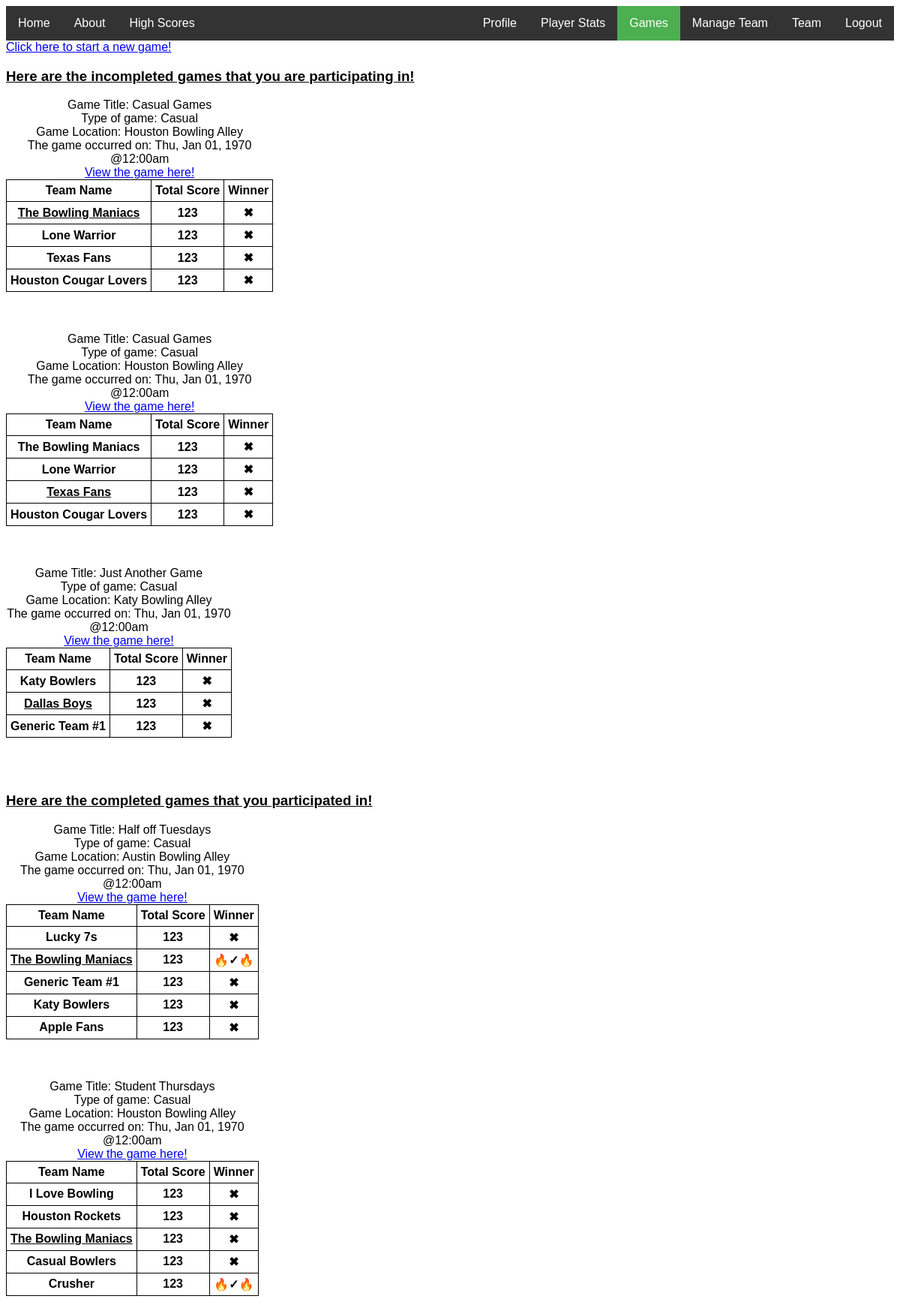
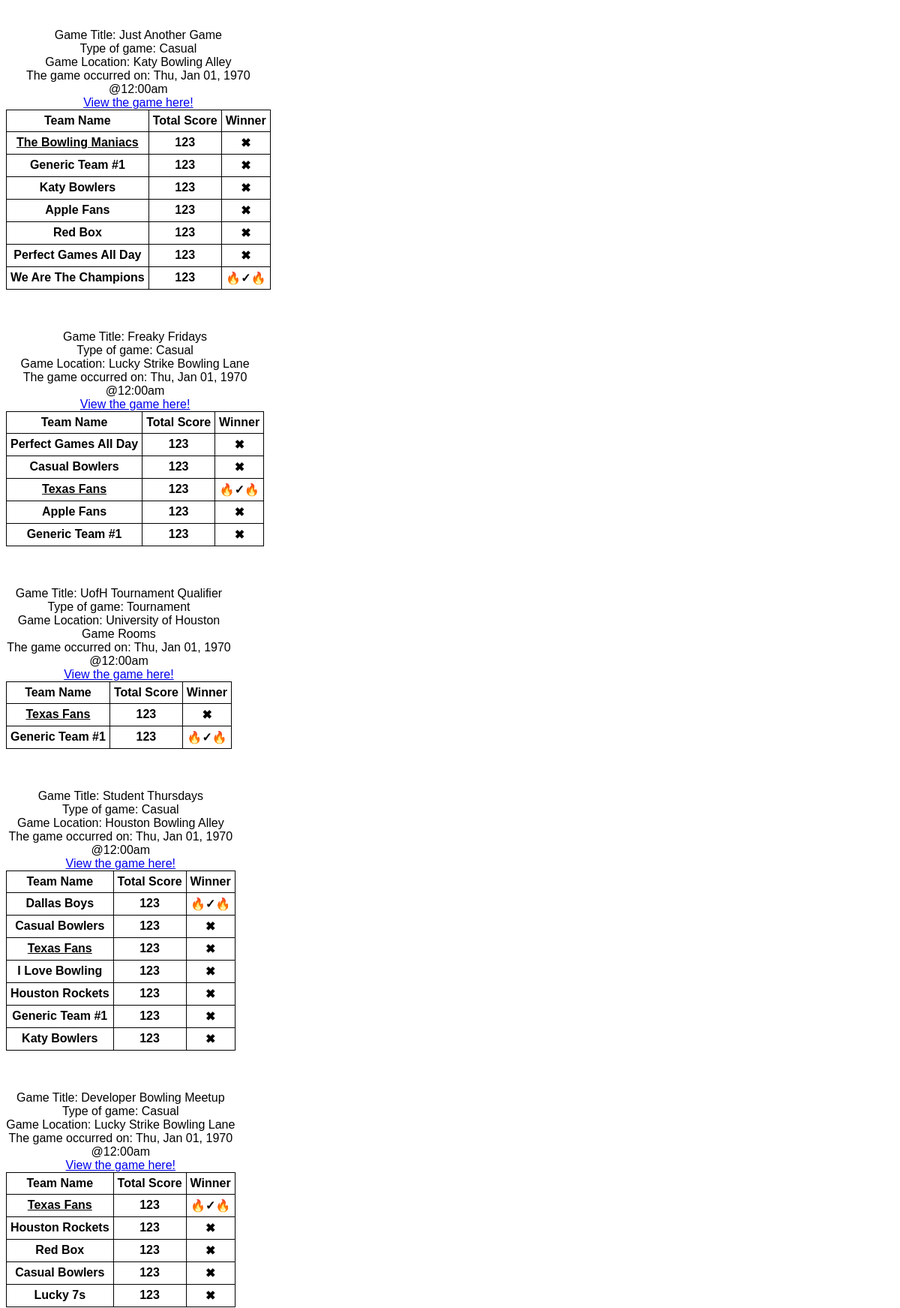
Screenshot of /games.php (signed in, upper part) with the database file from the repository (2 pictures, top to bottom).
### tables this page shows
CREATE TABLE Game (
  Game_ID             INT PRIMARY KEY AUTO_INCREMENT,
  Teams               VARCHAR(100) not null,  
  Game_Start_Time     DATETIME,
  Game_End_Time       DATETIME,
  Winner_Team_ID      INT          null,
  Title               VARCHAR(100)  not null,
  Location_ID         INT,
  Event_Type          ENUM('Casual', 'Tournament') DEFAULT 'Casual',
  Game_Finished       BOOLEAN DEFAULT FALSE,
  Date_Added          DATETIME,
  Last_Date_Modified  DATETIME,
  FOREIGN KEY (Winner_Team_ID) REFERENCES Team(Team_ID),
  FOREIGN KEY (Location_ID) REFERENCES Game_Location(Game_Location_ID)
);

CREATE TABLE Game_Location (
  Game_Location_ID    INT PRIMARY KEY AUTO_INCREMENT,
  Game_Address        VARCHAR(100) not null,
  Game_Location_Name  VARCHAR(100) not null,
  Date_Added          DATETIME,
  Last_Date_Modified  DATETIME
);

CREATE TABLE Team (
  Team_ID             INT             PRIMARY KEY AUTO_INCREMENT,
  Name                VARCHAR(50)	    NOT NULL,
  Leader              INT			        NOT NULL,
  Date_Created        DATETIME,
  Game_Count          INT			        DEFAULT 0,
  Win_Count           INT			        DEFAULT 0,
  Player_1	          INT             NULL,
  Player_2	          INT             NULL,
  Player_3	          INT             NULL,
  Player_4	          INT             NULL,
  Player_5	          INT             NULL,
  Date_Added          DATETIME,
  Last_Date_Modified  DATETIME,
  FOREIGN KEY    (Leader)       REFERENCES Players(Player_ID)
    ON DELETE RESTRICT,
  FOREIGN KEY    (Player_1)     REFERENCES Players(Player_ID)
    ON DELETE RESTRICT,
  FOREIGN KEY    (Player_2)     REFERENCES Players(Player_ID)
    ON DELETE RESTRICT,
  FOREIGN KEY    (Player_3)     REFERENCES Players(Player_ID)
    ON DELETE RESTRICT,
  FOREIGN KEY    (Player_4)     REFERENCES Players(Player_ID)
    ON DELETE RESTRICT,
  FOREIGN KEY    (Player_5)     REFERENCES Players(Player_ID)
    ON DELETE RESTRICT,
  CHECK (Game_Count >= 0),
  CHECK (Win_Count >= 0)
);

### public_html/games.php (the view, shortened to what this page needs)
<link rel="stylesheet" type="text/css" href="audit.css">
<?php
include 'menuBar.php';
function getTeamNameForTeamId($teamId) {
    $conn = connectToDatabase();
    $sql = "select Team_ID, Team.Name from Team where Team.Team_ID = '$teamId'";
    $result = $conn->query($sql);
    $teamName = '';
    if ($result->num_rows > 0) {
        while ($row = $result->fetch_assoc()) {
            $teamName = $row["Name"];
        }
    } else {
        $teamName = "0 results";
    }
    return $teamName;
}
function getLocationForId($location_id) {
    $conn = connectToDatabase();
    $sql = "select Game_Location_Name from Game_Location where Game_Location_ID = '$location_id'";
    $result = $conn->query($sql);
    $location = '';
    if($result->num_rows > 0) {
        while ($row = $result->fetch_assoc()) {
            $location = $row['Game_Location_Name'];
        }
    } else {
        $location = "N/A";
    }
    return $location;
}
function printGames($result, $teamID) {
    if ($result->num_rows > 0) {
        while ($row = $result->fetch_assoc()) {
            echo '<table>';
            echo '<caption>';
            echo 'Game Title: ' . $row['Title'] . '<br>Type of game: ' . $row['Event_Type'];
            echo '<br>Game Location: ' . getLocationForId($row['Location_ID']);
            echo "<br>The game occurred on: " . date("D, M d, Y @h:ia", (strtotime($row['Game_Start_Time'])));
            echo '<br><a href=viewGame.php?gameID=' . $row['Game_ID'];
            echo '>View the game here!</a>';
            echo '</caption>';
            echo '<tr><th>Team Name</th><th>Total Score</th><th>Winner</th></tr>';
            $allTeams = $row['Teams'];
            $separatedTeams = explode(",", $allTeams);
            foreach ($separatedTeams as $team) {
                echo '<tr><th>';
                if($teamID == $team) {
                    echo '<u>' . getTeamNameForTeamId($team) . '</u>';
                }
                else {
                    echo getTeamNameForTeamId($team);
                }
                echo '</th>';
                echo '<th>123</th>';
                echo '<th>';
                if($row['Winner_Team_ID'] == $team) {
                    echo '🔥✓🔥';
                }
                else {
                    echo '✖';
                }
                echo '</th>';
                echo '</tr>';
            }
            echo '</table>';
        }
    } else {
    }
}
function findAllTeamsAPlayerIsAPartOf($playerID, $gameStatus) {
    $findAllTeamsQuery = "select TEAM_ID from Team where Leader = $playerID or Player_1 = $playerID or Player_2 = $playerID or Player_3 = $playerID or Player_4 = $playerID or Player_5 = $playerID";
    $conn = connectToDatabase();
    $result = $conn->query($findAllTeamsQuery);
    if ($result->num_rows > 0) {
        while ($row = $result->fetch_assoc()) {
            findAllGamesATeamIsAPartOf($row['TEAM_ID'], $gameStatus);
        }
    } else {
        echo "Not a part of a team! Join a team today!";
    }
}
function findAllGamesATeamIsAPartOf($teamID, $gameStatus) {
    $query = "select * from game where
                game.Game_Finished = $gameStatus and (
                  game.Teams like '$teamID,%'
                    or game.Teams like '%,$teamID'
                    or game.Teams like '%,$teamID,%')";
    $conn = connectToDatabase();
    $result = $conn->query($query);
    printGames($result, $teamID);
}
echo '<a href="createGame.php">Click here to start a new game!</a></b>';
echo '<h3>Here are the incompleted games that you are participating in!</h3>';
findAllTeamsAPlayerIsAPartOf($_SESSION['player_id'], 0);
echo '<h3>Here are the completed games that you participated in!</h3>';
findAllTeamsAPlayerIsAPartOf($_SESSION['player_id'], 1);
?>

### public_html/audit.css (style rules this page uses)
table, th, td { border: 1px solid black; border-collapse: collapse; }
th, td { padding: 5px; }
h3 { text-decoration: underline; }

### rows the page displays
game: Title "Casual Games", Event_Type "Casual", Location_ID.Game_Location_Name "Houston Bowling Alley", Game_Start_Time "Thu, Jan 01, 1970 @12:00am", Teams.Name "The Bowling Maniacs", Teams.Name "Lone Warrior", Teams.Name "Texas Fans", Teams.Name "Houston Cougar Lovers"
game: Title "Just Another Game", Event_Type "Casual", Location_ID.Game_Location_Name "Katy Bowling Alley", Game_Start_Time "Thu, Jan 01, 1970 @12:00am", Teams.Name "Katy Bowlers", Teams.Name "Dallas Boys", Teams.Name "Generic Team #1"
game: Title "Half off Tuesdays", Event_Type "Casual", Location_ID.Game_Location_Name "Austin Bowling Alley", Game_Start_Time "Thu, Jan 01, 1970 @12:00am", Teams.Name "Lucky 7s", Teams.Name "The Bowling Maniacs", Teams.Name "Generic Team #1", Teams.Name "Katy Bowlers", Teams.Name "Apple Fans"
game: Title "Student Thursdays", Event_Type "Casual", Location_ID.Game_Location_Name "Houston Bowling Alley", Game_Start_Time "Thu, Jan 01, 1970 @12:00am", Teams.Name "I Love Bowling", Teams.Name "Houston Rockets", Teams.Name "The Bowling Maniacs", Teams.Name "Casual Bowlers", Teams.Name "Crusher"
game: Title "Just Another Game", Event_Type "Casual", Location_ID.Game_Location_Name "Katy Bowling Alley", Game_Start_Time "Thu, Jan 01, 1970 @12:00am", Game_Finished.Name "The Bowling Maniacs", Location_ID.Name "Generic Team #1", Game_ID.Name "Katy Bowlers", Winner_Team_ID.Name "We Are The Champions"
team: Name "Apple Fans"
team: Name "Red Box"
team: Name "Perfect Games All Day"
game: Title "Freaky Fridays", Event_Type "Casual", Location_ID.Game_Location_Name "Lucky Strike Bowling Lane", Game_Start_Time "Thu, Jan 01, 1970 @12:00am", Teams.Name "Perfect Games All Day", Teams.Name "Casual Bowlers", Teams.Name "Texas Fans", Teams.Name "Apple Fans", Teams.Name "Generic Team #1"
game: Title "UofH Tournament Qualifier", Event_Type "Tournament", Location_ID.Game_Location_Name "University of Houston Game Rooms", Game_Start_Time "Thu, Jan 01, 1970 @12:00am", Teams.Name "Texas Fans", Teams.Name "Generic Team #1"
game: Title "Student Thursdays", Event_Type "Casual", Location_ID.Game_Location_Name "Houston Bowling Alley", Game_Start_Time "Thu, Jan 01, 1970 @12:00am", Teams.Name "Dallas Boys", Teams.Name "Casual Bowlers", Teams.Name "Texas Fans", Teams.Name "I Love Bowling", Teams.Name "Houston Rockets", Teams.Name "Generic Team #1", Teams.Name "Katy Bowlers"
game: Title "Developer Bowling Meetup", Event_Type "Casual", Location_ID.Game_Location_Name "Lucky Strike Bowling Lane", Game_Start_Time "Thu, Jan 01, 1970 @12:00am", Teams.Name "Texas Fans", Teams.Name "Houston Rockets", Teams.Name "Red Box", Teams.Name "Casual Bowlers", Teams.Name "Lucky 7s"
